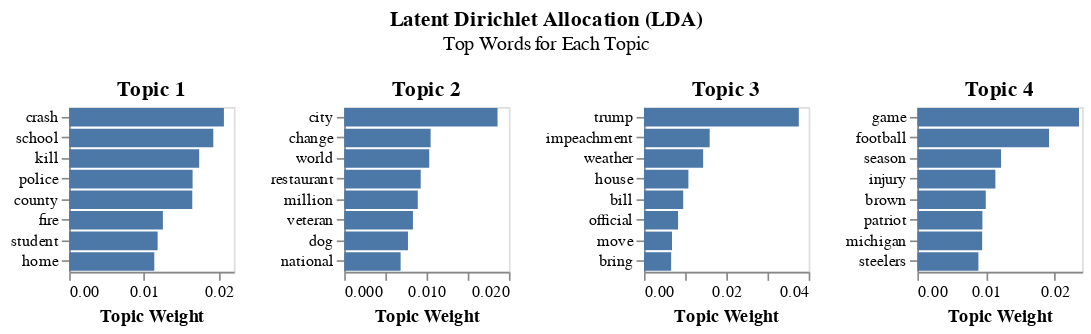

The notebook cell this image was saved under:
### Code cell
def plotTopic(topic_idx):
   '''
    This function gets the top words for a topic

    Parameters
    ----------
    topic_idx: topic of interest

    Returns
    -------
    altair chart

    '''

    chart = chart = alt.Chart(topWordsPerTopic[topWordsPerTopic['topic'] == topic_idx])\
                .mark_bar()\
                .encode(
                        x=alt.X('weight:Q', title = 'Topic Weight'),
                        y=alt.Y('word:N', title = None, sort = '-x')
                    )\
                .properties(
                    width=100,
                    height=100,
                    title={'text':'Topic {}'.format(topic_idx)
                            }
                )    

    return chart

def plotLdaTopics():
   '''
    This function gets the top words for each topic

    Parameters
    ----------
    
    Returns
    -------
    list of altair charts

    '''
    charts = []
    for top in np.unique(topWordsPerTopic['topic']):
        charts.append(plotTopic(top))

    return charts



result = plotLdaTopics()  

chart = alt.hconcat(*result[0:10])\
            .configure_axis(
                            grid=False
                            )\
            .properties(
                    title={'text':'Latent Dirichlet Allocation (LDA)'
                            ,'subtitle': 'Top Words for Each Topic'
                            ,'anchor':'middle'
                            , 'offset': 15}
                )    

chart

### Figure 1 — Vega-Lite specification as saved in the notebook (floating-point values rounded to 4 significant figures)
{"config": {"view": {"continuousWidth": 300, "continuousHeight": 300}, "axis": {"grid": false}}, "hconcat": [{"data": {"name": "data-987e7c07ec932837170183383fb9ce0f"}, "mark": {"type": "bar"}, "encoding": {"x": {"field": "weight", "title": "Topic Weight", "type": "quantitative"}, "y": {"field": "word", "sort": "-x", "title": null, "type": "nominal"}}, "height": 100, "title": {"text": "Topic 1"}, "width": 100}, {"data": {"name": "data-d8eca7d9d18f90c1bad4b2e4fa39d974"}, "mark": {"type": "bar"}, "encoding": {"x": {"field": "weight", "title": "Topic Weight", "type": "quantitative"}, "y": {"field": "word", "sort": "-x", "title": null, "type": "nominal"}}, "height": 100, "title": {"text": "Topic 2"}, "width": 100}, {"data": {"name": "data-ea79abe6de70dfd8bd66e0fa0841831f"}, "mark": {"type": "bar"}, "encoding": {"x": {"field": "weight", "title": "Topic Weight", "type": "quantitative"}, "y": {"field": "word", "sort": "-x", "title": null, "type": "nominal"}}, "height": 100, "title": {"text": "Topic 3"}, "width": 100}, {"data": {"name": "data-b1783bcfeccc47d86348dcffba36d603"}, "mark": {"type": "bar"}, "encoding": {"x": {"field": "weight", "title": "Topic Weight", "type": "quantitative"}, "y": {"field": "word", "sort": "-x", "title": null, "type": "nominal"}}, "height": 100, "title": {"text": "Topic 4"}, "width": 100}], "title": {"text": "Latent Dirichlet Allocation (LDA)", "subtitle": "Top Words for Each Topic", "anchor": "middle", "offset": 15}, "$schema": "https://vega.github.io/schema/vega-lite/v5.20.1.json", "datasets": {"data-987e7c07ec932837170183383fb9ce0f": [{"word": "crash", "weight": 0.02067, "topic": 1}, {"word": "school", "weight": 0.01925, "topic": 1}, {"word": "kill", "weight": 0.01737, "topic": 1}, {"word": "police", "weight": 0.01648, "topic": 1}, {"word": "county", "weight": 0.01644, "topic": 1}, {"word": "fire", "weight": 0.01252, "topic": 1}, {"word": "student", "weight": 0.01182, "topic": 1}, {"word": "home", "weight": 0.01137, "topic": 1}], "data-d8eca7d9d18f90c1bad4b2e4fa39d974": [{"word": "city", "weight": 0.01862, "topic": 2}, {"word": "change", "weight": 0.01049, "topic": 2}, {"word": "world", "weight": 0.01032, "topic": 2}, {"word": "restaurant", "weight": 0.009288, "topic": 2}, {"word": "million", "weight": 0.008935, "topic": 2}, {"word": "veteran", "weight": 0.008345, "topic": 2}, {"word": "dog", "weight": 0.007741, "topic": 2}, {"word": "national", "weight": 0.006848, "topic": 2}], "data-ea79abe6de70dfd8bd66e0fa0841831f": [{"word": "trump", "weight": 0.03761, "topic": 3}, {"word": "impeachment", "weight": 0.01596, "topic": 3}, {"word": "weather", "weight": 0.01437, "topic": 3}, {"word": "house", "weight": 0.01079, "topic": 3}, {"word": "bill", "weight": 0.009521, "topic": 3}, {"word": "official", "weight": 0.008281, "topic": 3}, {"word": "move", "weight": 0.00681, "topic": 3}, {"word": "bring", "weight": 0.006603, "topic": 3}], "data-b1783bcfeccc47d86348dcffba36d603": [{"word": "game", "weight": 0.02355, "topic": 4}, {"word": "football", "weight": 0.01919, "topic": 4}, {"word": "season", "weight": 0.01219, "topic": 4}, {"word": "injury", "weight": 0.01137, "topic": 4}, {"word": "brown", "weight": 0.009966, "topic": 4}, {"word": "patriot", "weight": 0.009475, "topic": 4}, {"word": "michigan", "weight": 0.009441, "topic": 4}, {"word": "steelers", "weight": 0.008893, "topic": 4}]}}
